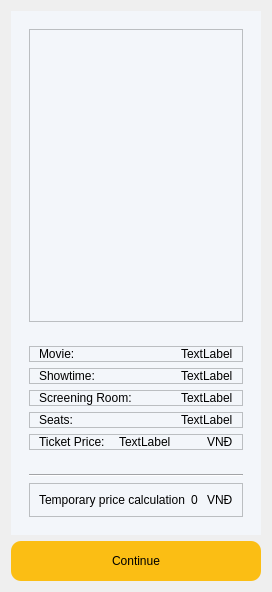
        <widget class="QWidget" name="widget_2" native="true">
         <layout class="QVBoxLayout" name="verticalLayout">
          <item>
           <widget class="QWidget" name="widget_3" native="true">
            <property name="styleSheet">
             <string notr="true">background-color: rgb(243, 246, 250);</string>
            </property>
            <layout class="QVBoxLayout" name="verticalLayout_2">
             <item>
              <widget class="QWidget" name="widget_4" native="true">
               <layout class="QVBoxLayout" name="verticalLayout_3">
                <item>
                 <widget class="QFrame" name="frame">
                  <property name="frameShape">
                   <enum>QFrame::StyledPanel</enum>
                  </property>
                  <property name="frameShadow">
                   <enum>QFrame::Raised</enum>
                  </property>
                  <layout class="QVBoxLayout" name="verticalLayout_4">
                   <item>
                    <widget class="QLabel" name="label">
                     <property name="minimumSize">
                      <size>
                       <width>185</width>
                       <height>273</height>
                      </size>
                     </property>
                     <property name="maximumSize">
                      <size>
                       <width>185</width>
                       <height>273</height>
                      </size>
                     </property>
                     <property name="text">
                      <string/>
                     </property>
                     <property name="pixmap">
                      <pixmap>../../images/Poster/Dune.jpg</pixmap>
                     </property>
                     <property name="scaledContents">
                      <bool>true</bool>
                     </property>
                    </widget>
                   </item>
                  </layout>
                 </widget>
                </item>
               </layout>
              </widget>
             </item>
             <item>
              <widget class="QWidget" name="widget_5" native="true">
               <layout class="QVBoxLayout" name="verticalLayout_5">
                <item>
                 <widget class="QFrame" name="frame_16">
                  <property name="frameShape">
                   <enum>QFrame::StyledPanel</enum>
                  </property>
                  <property name="frameShadow">
                   <enum>QFrame::Raised</enum>
                  </property>
                  <layout class="QHBoxLayout" name="horizontalLayout_16">
                   <property name="spacing">
                    <number>0</number>
                   </property>
                   <property name="topMargin">
                    <number>0</number>
                   </property>
                   <property name="bottomMargin">
                    <number>0</number>
                   </property>
                   <item alignment="Qt::AlignLeft">
                    <widget class="QLabel" name="label_21">
                     <property name="styleSheet">
                      <string notr="true">font: 75  10pt &quot;Segoe UI Variable Display&quot;;</string>
                     </property>
                     <property name="text">
                      <string>Movie:</string>
                     </property>
                    </widget>
                   </item>
                   <item alignment="Qt::AlignRight">
                    <widget class="QLabel" name="label_MovieName">
                     <property name="styleSheet">
                      <string notr="true">font: 75 bold 10pt &quot;MS Shell Dlg 2&quot;;</string>
                     </property>
                     <property name="text">
                      <string>TextLabel</string>
                     </property>
                    </widget>
                   </item>
                  </layout>
                 </widget>
                </item>
                <item>
                 <widget class="QFrame" name="frame_13">
                  <property name="frameShape">
                   <enum>QFrame::StyledPanel</enum>
                  </property>
                  <property name="frameShadow">
                   <enum>QFrame::Raised</enum>
                  </property>
                  <layout class="QHBoxLayout" name="horizontalLayout_13">
                   <property name="spacing">
                    <number>0</number>
                   </property>
                   <property name="topMargin">
                    <number>0</number>
                   </property>
                   <property name="bottomMargin">
                    <number>0</number>
                   </property>
                   <item alignment="Qt::AlignLeft">
                    <widget class="QLabel" name="label_17">
                     <property name="styleSheet">
                      <string notr="true">font: 75  10pt &quot;Segoe UI Variable Display&quot;;</string>
                     </property>
                     <property name="text">
                      <string>Showtime:</string>
                     </property>
                    </widget>
                   </item>
                   <item alignment="Qt::AlignRight">
                    <widget class="QLabel" name="label_Showtime">
                     <property name="styleSheet">
                      <string notr="true">font: 75 bold 10pt &quot;MS Shell Dlg 2&quot;;</string>
                     </property>
                     <property name="text">
                      <string>TextLabel</string>
                     </property>
                    </widget>
                   </item>
                  </layout>
                 </widget>
                </item>
                <item>
                 <widget class="QFrame" name="frame_12">
                  <property name="frameShape">
                   <enum>QFrame::StyledPanel</enum>
                  </property>
                  <property name="frameShadow">
                   <enum>QFrame::Raised</enum>
                  </property>
                  <layout class="QHBoxLayout" name="horizontalLayout_12">
                   <property name="spacing">
                    <number>0</number>
                   </property>
                   <property name="topMargin">
                    <number>0</number>
                   </property>
                   <property name="bottomMargin">
                    <number>0</number>
                   </property>
                   <item alignment="Qt::AlignLeft">
                    <widget class="QLabel" name="label_16">
                     <property name="styleSheet">
                      <string notr="true">font: 75  10pt &quot;Segoe UI Variable Display&quot;;</string>
                     </property>
                     <property name="text">
                      <string>Screening Room:</string>
                     </property>
                    </widget>
                   </item>
                   <item alignment="Qt::AlignRight">
                    <widget class="QLabel" name="label_ScreenRoom">
                     <property name="styleSheet">
                      <string notr="true">font: 75 bold 10pt &quot;MS Shell Dlg 2&quot;;</string>
                     </property>
                     <property name="text">
                      <string>TextLabel</string>
                     </property>
                    </widget>
                   </item>
                  </layout>
                 </widget>
                </item>
                <item>
                 <widget class="QFrame" name="frame_14">
                  <property name="frameShape">
                   <enum>QFrame::StyledPanel</enum>
                  </property>
                  <property name="frameShadow">
                   <enum>QFrame::Raised</enum>
                  </property>
                  <layout class="QHBoxLayout" name="horizontalLayout_14">
                   <property name="spacing">
                    <number>0</number>
                   </property>
                   <property name="topMargin">
                    <number>0</number>
                   </property>
                   <property name="bottomMargin">
                    <number>0</number>
                   </property>
                   <item alignment="Qt::AlignLeft">
                    <widget class="QLabel" name="label_18">
                     <property name="styleSheet">
                      <string notr="true">font: 75  10pt &quot;Segoe UI Variable Display&quot;;</string>
                     </property>
                     <property name="text">
                      <string>Seats:</string>
                     </property>
                    </widget>
                   </item>
                   <item alignment="Qt::AlignRight">
                    <widget class="QLabel" name="label_Seats">
                     <property name="styleSheet">
                      <string notr="true">font: 75 bold 10pt &quot;MS Shell Dlg 2&quot;;</string>
                     </property>
                     <property name="text">
                      <string>TextLabel</string>
                     </property>
                    </widget>
                   </item>
                  </layout>
                 </widget>
                </item>
                <item>
                 <widget class="QFrame" name="frame_15">
                  <property name="frameShape">
                   <enum>QFrame::StyledPanel</enum>
                  </property>
                  <property name="frameShadow">
                   <enum>QFrame::Raised</enum>
                  </property>
                  <layout class="QHBoxLayout" name="horizontalLayout_15">
                   <property name="spacing">
                    <number>0</number>
                   </property>
                   <property name="topMargin">
                    <number>0</number>
                   </property>
                   <property name="bottomMargin">
                    <number>0</number>
                   </property>
                   <item alignment="Qt::AlignLeft">
                    <widget class="QLabel" name="label_19">
                     <property name="styleSheet">
                      <string notr="true">font: 75  10pt &quot;Segoe UI Variable Display&quot;;</string>
                     </property>
                     <property name="text">
                      <string>Ticket Price: </string>
                     </property>
                    </widget>
                   </item>
                   <item alignment="Qt::AlignRight">
                    <widget class="QLabel" name="label_Price">
                     <property name="styleSheet">
                      <string notr="true">font: 75 bold 10pt &quot;MS Shell Dlg 2&quot;;</string>
                     </property>
                     <property name="text">
                      <string>TextLabel</string>
                     </property>
                    </widget>
                   </item>
                   <item alignment="Qt::AlignRight">
                    <widget class="QLabel" name="label_2">
                     <property name="text">
                      <string>VNĐ</string>
                     </property>
                    </widget>
                   </item>
                  </layout>
                 </widget>
                </item>
               </layout>
              </widget>
             </item>
             <item>
              <widget class="QWidget" name="widget_6" native="true">
               <layout class="QVBoxLayout" name="verticalLayout_7">
                <item>
                 <widget class="Line" name="line">
                  <property name="orientation">
                   <enum>Qt::Horizontal</enum>
                  </property>
                 </widget>
                </item>
                <item>
                 <widget class="QFrame" name="frame_3">
                  <property name="frameShape">
                   <enum>QFrame::StyledPanel</enum>
                  </property>
                  <property name="frameShadow">
                   <enum>QFrame::Raised</enum>
                  </property>
                  <layout class="QHBoxLayout" name="horizontalLayout_2">
                   <item alignment="Qt::AlignLeft">
                    <widget class="QLabel" name="label_5">
                     <property name="text">
                      <string>Temporary price calculation</string>
                     </property>
                    </widget>
                   </item>
                   <item alignment="Qt::AlignRight">
                    <widget class="QLabel" name="label_TotalPriceTicket">
                     <property name="styleSheet">
                      <string notr="true">font: 75 bold 10pt &quot;MS Shell Dlg 2&quot;;</string>
                     </property>
                     <property name="text">
                      <string>0 </string>
                     </property>
                    </widget>
                   </item>
                   <item alignment="Qt::AlignRight">
                    <widget class="QLabel" name="label_15">
                     <property name="text">
                      <string>VNĐ</string>
                     </property>
                    </widget>
                   </item>
                  </layout>
                 </widget>
                </item>
               </layout>
              </widget>
             </item>
            </layout>
           </widget>
          </item>
          <item>
           <widget class="QPushButton" name="pushButtonContinue">
            <property name="minimumSize">
             <size>
              <width>0</width>
              <height>40</height>
             </size>
            </property>
            <property name="styleSheet">
             <string notr="true">font: 87 16pt &quot;Segoe UI Black&quot;;
color: rgb(0, 0, 0);
background-color: rgb(251, 190, 20);
border-radius: 10px;</string>
            </property>
            <property name="text">
             <string>Continue</string>
            </property>
           </widget>
          </item>
         </layout>
        </widget>
